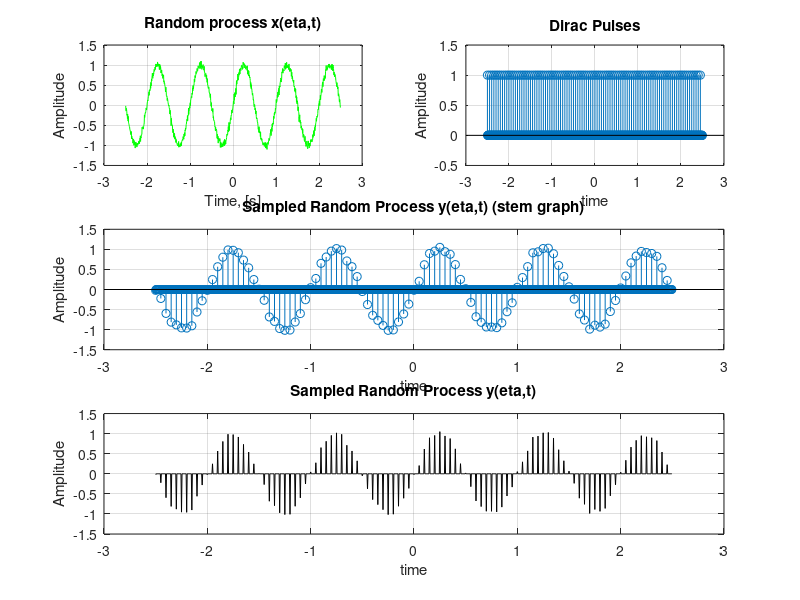
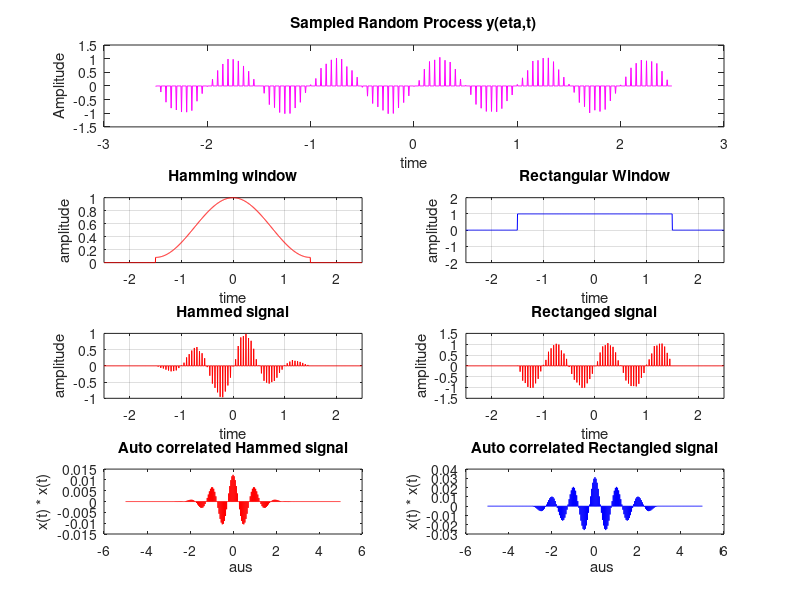
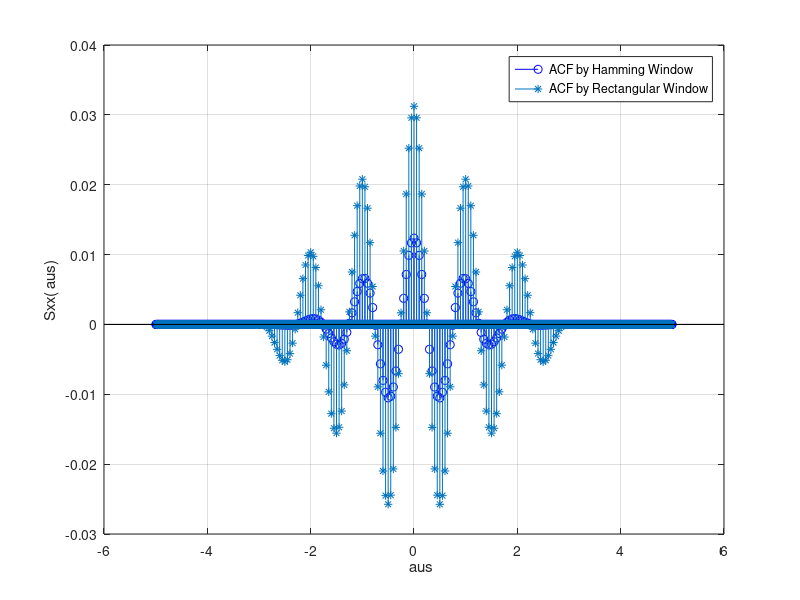

Write MATLAB code to recreate these figures, in order.
%% Ex3.3
clear all; clc
N = 1000; % Number of samples
f1 = 1; % Frequency of the sinewave
FS = 200; % sampling frequency
t = (-N/2:N/2-1)*1/FS; % time axis will begin from -1.5 to 1.5
x = sin(2*pi*f1*t); % generates the sine wave
noise = 0.05.*(randn(size(x)));
x = x + noise;

figure('Name','Sampling Random Process x(eta,t)')
subplot(3,2,1); 
plot(t, x, 'g');
title("Random process x(eta,t)");
xlabel("Time, [s]");
ylabel("Amplitude");
grid;

subplot(3,2,2)
% Dirac pulses is an infinite impulses train. Sampling with Dirac pulses is
% an element multiplication of signal to impulse train. Here delta dirac
% pulse is taken to avoid the infinitesmally reaching impulses.
%A Dirac sampled function is an impulse train with an envelope of the
%signal sampled. The graph of such a function seems digitalized.

%%
%IMPULSE TRAIN
% Sampling Frequency of dirac pulse: A pulse after every 10 instants
fs = 10;       
% As the signal is sampled, the pulse is taken as long as the signal.
% Element multiplication beyond the length of signal with impulse train is
% zero.
dirac = zeros (size (t));
%For 'delta' dirac pulse train, indexes of the dirac vector from 1st till end with
%space of 10 instants (to account for 10Hz frequency) is taken unity
dirac (1: fs : end) = 1;
stem(t, dirac);
ylim([-0.5 1.5]);
title('Dirac Pulses')
xlabel('time')
ylabel('Amplitude')
grid on;
%%
%DIRAC PULSE SAMPLING
y= x.*dirac;
% y(y==0)=nan; %to remove zero values within

subplot(3,2,[3:4])
stem(t,y)
title('Sampled Random Process y(eta,t) (stem graph)')
xlabel('time')
ylabel('Amplitude')
grid on;

subplot(3,2,[5:6])
plot(t,y, 'k')
title('Sampled Random Process y(eta,t)')
xlabel('time')
ylabel('Amplitude')
grid on;
%%
% Windows and windowed signals
figure('Name','ACF of y(eta,t) ')
subplot(4,2,[1:2])
plot(t,y,'m');
title('Sampled Random Process y(eta,t)')
xlabel('time')
ylabel('Amplitude')

windowLength = 3;

% % Hamming Window
ham = [zeros(1, 1*FS) hamming(windowLength*FS)'  zeros(1, 1*FS)]; % Generates hamming window of length same as no of samples as t
subplot(4,2,3);
plot(t, ham, 'r');
title("Hamming window");
xlabel("time");
ylabel("amplitude");
xlim([-2.5 2.5])
grid;
% % Rectangular window

rect = [zeros(1, 1*FS) rectwin(windowLength*FS)'  zeros(1, 1*FS)];% Generates rectangular window of length same as no of smaples as t
subplot(4,2,4);
plot(t, rect, 'b');
ylim([-2 2])
title("Rectangular Window");
xlabel("time");
ylabel("amplitude");
xlim([-2.5 2.5])
grid;

%Hammed signal
hammedSignal = y.*ham; 
subplot(4,2,5);
plot(t, hammedSignal, 'r');
title("Hammed signal");
xlabel("time");
ylabel("amplitude");
xlim([-2.5 2.5])
grid;

%Rectangled Signal
rectSignal = y.*rect; 
subplot(4,2,6);
plot(t, rectSignal, 'r');
title("Rectanged signal");
xlabel("time");
ylabel("amplitude");
xlim([-2.5 2.5])
grid;
%%
% ACF
[correlationOfHammedSignal, hammedLags] = xcorr(hammedSignal, 'biased');
[correlationOfRectSignal, rectLags] = xcorr(rectSignal, 'biased');

tauH = hammedLags*1/FS;
tausR = rectLags*1/FS;

% ACF by Hamming window
subplot(4,2,7);
plot(tauH, correlationOfHammedSignal, 'r');
title("Auto correlated Hammed signal");
xlabel("\taus");
ylabel("x(t) * x(t)");

% ACF by Rectangular Window
subplot(4,2,8);
plot(tausR, correlationOfRectSignal, 'b');
title("Auto correlated Rectangled signal");
xlabel("\taus");
ylabel("x(t) * x(t)");

% correlationOfHammedSignal(correlationOfHammedSignal==0)=nan;
% correlationOfRectSignal(correlationOfRectSignal==0)=nan;
%%
% Comparision plot
figure('Name', 'ACF via Hamming Window vs ACF via Rectangular Window');
stem(tauH, correlationOfHammedSignal,'b');
hold on
stem(tausR, correlationOfRectSignal,'*');
legend('ACF by Hamming Window','ACF by Rectangular Window')
xlabel("\taus")
ylabel("Sxx(\taus)")
grid on;


% % -------------------------------------------------------------------------